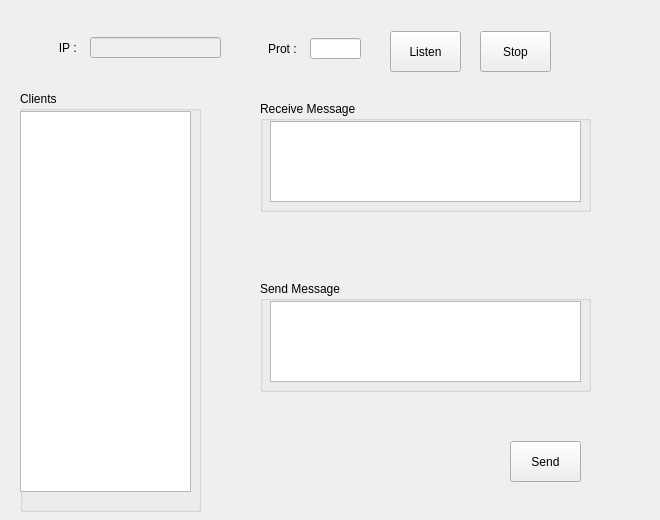
<?xml version="1.0" encoding="UTF-8"?>
<ui version="4.0">
 <class>SocketServer</class>
 <widget class="QWidget" name="SocketServer">
  <property name="geometry">
   <rect>
    <x>0</x>
    <y>0</y>
    <width>660</width>
    <height>520</height>
   </rect>
  </property>
  <property name="maximumSize">
   <size>
    <width>660</width>
    <height>520</height>
   </size>
  </property>
  <property name="windowTitle">
   <string>Form</string>
  </property>
  <widget class="QGroupBox" name="groupBox_3">
   <property name="geometry">
    <rect>
     <x>260</x>
     <y>281</y>
     <width>331</width>
     <height>111</height>
    </rect>
   </property>
   <property name="title">
    <string>Send Message</string>
   </property>
   <widget class="QTextEdit" name="send_Edit">
    <property name="geometry">
     <rect>
      <x>10</x>
      <y>20</y>
      <width>311</width>
      <height>81</height>
     </rect>
    </property>
   </widget>
  </widget>
  <widget class="QGroupBox" name="groupBox_2">
   <property name="geometry">
    <rect>
     <x>260</x>
     <y>101</y>
     <width>331</width>
     <height>111</height>
    </rect>
   </property>
   <property name="title">
    <string>Receive Message</string>
   </property>
   <widget class="QTextEdit" name="receive_edit">
    <property name="enabled">
     <bool>true</bool>
    </property>
    <property name="geometry">
     <rect>
      <x>10</x>
      <y>20</y>
      <width>311</width>
      <height>81</height>
     </rect>
    </property>
    <property name="readOnly">
     <bool>true</bool>
    </property>
   </widget>
  </widget>
  <widget class="QLineEdit" name="port_Edit">
   <property name="geometry">
    <rect>
     <x>310</x>
     <y>38</y>
     <width>51</width>
     <height>21</height>
    </rect>
   </property>
   <property name="text">
    <string/>
   </property>
  </widget>
  <widget class="QLabel" name="port_label">
   <property name="geometry">
    <rect>
     <x>240</x>
     <y>41</y>
     <width>60</width>
     <height>16</height>
    </rect>
   </property>
   <property name="text">
    <string>Prot : </string>
   </property>
   <property name="alignment">
    <set>Qt::AlignRight|Qt::AlignTrailing|Qt::AlignVCenter</set>
   </property>
  </widget>
  <widget class="QPushButton" name="stop_btn">
   <property name="geometry">
    <rect>
     <x>480</x>
     <y>31</y>
     <width>71</width>
     <height>41</height>
    </rect>
   </property>
   <property name="text">
    <string>Stop</string>
   </property>
  </widget>
  <widget class="QPushButton" name="send_btn">
   <property name="geometry">
    <rect>
     <x>510</x>
     <y>441</y>
     <width>71</width>
     <height>41</height>
    </rect>
   </property>
   <property name="text">
    <string>Send</string>
   </property>
  </widget>
  <widget class="QGroupBox" name="groupBox">
   <property name="geometry">
    <rect>
     <x>20</x>
     <y>91</y>
     <width>181</width>
     <height>421</height>
    </rect>
   </property>
   <property name="title">
    <string>Clients</string>
   </property>
   <widget class="QListView" name="listView_ipPort">
    <property name="geometry">
     <rect>
      <x>0</x>
      <y>20</y>
      <width>171</width>
      <height>381</height>
     </rect>
    </property>
   </widget>
  </widget>
  <widget class="QLineEdit" name="ip_Edit">
   <property name="enabled">
    <bool>false</bool>
   </property>
   <property name="geometry">
    <rect>
     <x>90</x>
     <y>37</y>
     <width>131</width>
     <height>21</height>
    </rect>
   </property>
  </widget>
  <widget class="QPushButton" name="listen_btn">
   <property name="geometry">
    <rect>
     <x>390</x>
     <y>31</y>
     <width>71</width>
     <height>41</height>
    </rect>
   </property>
   <property name="text">
    <string>Listen</string>
   </property>
  </widget>
  <widget class="QLabel" name="ip_label">
   <property name="enabled">
    <bool>true</bool>
   </property>
   <property name="geometry">
    <rect>
     <x>20</x>
     <y>40</y>
     <width>60</width>
     <height>16</height>
    </rect>
   </property>
   <property name="text">
    <string>IP : </string>
   </property>
   <property name="alignment">
    <set>Qt::AlignRight|Qt::AlignTrailing|Qt::AlignVCenter</set>
   </property>
  </widget>
 </widget>
 <resources/>
 <connections/>
</ui>
